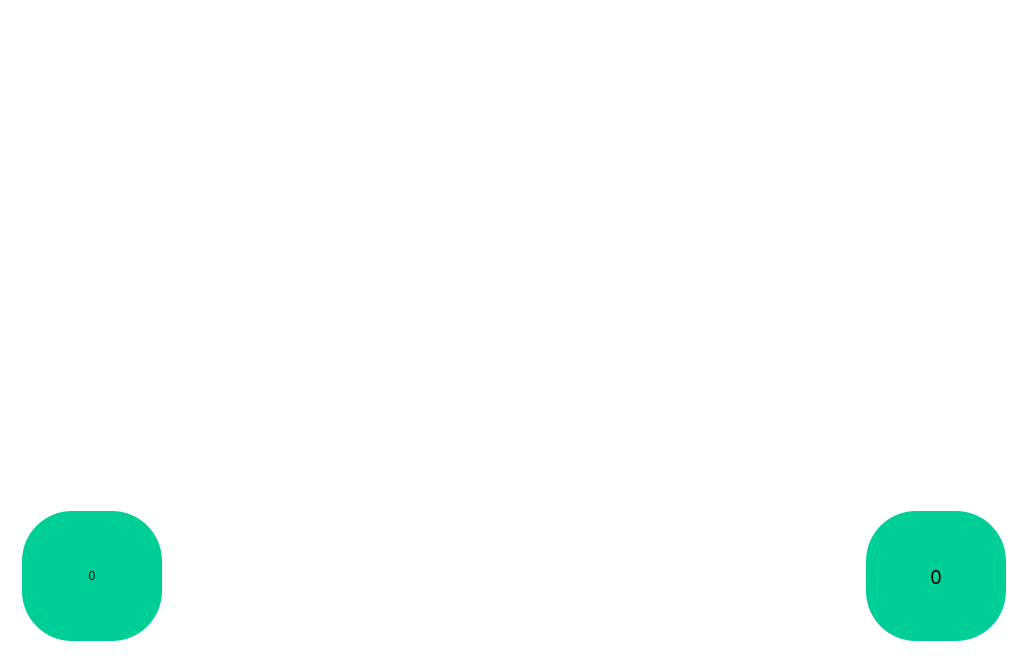
            <widget class="QWidget" name="page_video">
             <property name="styleSheet">
              <string notr="true">background-color: transparent;</string>
             </property>
             <layout class="QHBoxLayout" name="horizontalLayout_16">
              <property name="spacing">
               <number>0</number>
              </property>
              <property name="leftMargin">
               <number>1</number>
              </property>
              <property name="topMargin">
               <number>1</number>
              </property>
              <property name="rightMargin">
               <number>1</number>
              </property>
              <property name="bottomMargin">
               <number>1</number>
              </property>
              <item>
               <widget class="QFrame" name="video_frame">
                <property name="minimumSize">
                 <size>
                  <width>1026</width>
                  <height>661</height>
                 </size>
                </property>
                <property name="styleSheet">
                 <string notr="true">background-color: transparent;</string>
                </property>
                <property name="frameShape">
                 <enum>QFrame::StyledPanel</enum>
                </property>
                <property name="frameShadow">
                 <enum>QFrame::Raised</enum>
                </property>
                <layout class="QGridLayout" name="gridLayout">
                 <property name="leftMargin">
                  <number>0</number>
                 </property>
                 <property name="topMargin">
                  <number>0</number>
                 </property>
                 <property name="rightMargin">
                  <number>0</number>
                 </property>
                 <property name="bottomMargin">
                  <number>0</number>
                 </property>
                 <item row="2" column="0">
                  <widget class="QFrame" name="gauges_frame">
                   <property name="styleSheet">
                    <string notr="true">background-color: transparent;</string>
                   </property>
                   <property name="frameShape">
                    <enum>QFrame::StyledPanel</enum>
                   </property>
                   <property name="frameShadow">
                    <enum>QFrame::Raised</enum>
                   </property>
                   <layout class="QHBoxLayout" name="horizontalLayout_11">
                    <item>
                     <widget class="QFrame" name="left_gauge_frame">
                      <property name="frameShape">
                       <enum>QFrame::StyledPanel</enum>
                      </property>
                      <property name="frameShadow">
                       <enum>QFrame::Raised</enum>
                      </property>
                      <layout class="QVBoxLayout" name="verticalLayout">
                       <item>
                        <widget class="QLabel" name="left_gauge_units_label">
                         <property name="maximumSize">
                          <size>
                           <width>140</width>
                           <height>70</height>
                          </size>
                         </property>
                         <property name="styleSheet">
                          <string notr="true">background-color: rgba(0,0,0,0);
color: white;
font: 87 14pt &quot;Bahnschrift SemiBold SemiConden&quot;;</string>
                         </property>
                         <property name="frameShape">
                          <enum>QFrame::NoFrame</enum>
                         </property>
                         <property name="text">
                          <string>GUI_Text_1</string>
                         </property>
                         <property name="alignment">
                          <set>Qt::AlignCenter</set>
                         </property>
                        </widget>
                       </item>
                       <item>
                        <widget class="QLabel" name="left_gauge_value_label">
                         <property name="minimumSize">
                          <size>
                           <width>140</width>
                           <height>130</height>
                          </size>
                         </property>
                         <property name="maximumSize">
                          <size>
                           <width>140</width>
                           <height>130</height>
                          </size>
                         </property>
                         <property name="layoutDirection">
                          <enum>Qt::LeftToRight</enum>
                         </property>
                         <property name="styleSheet">
                          <string notr="true">background-color:rgb(0, 206, 151);
border-radius: 50%;
font: 87 15pt &quot;Bahnschrift SemiBold SemiConden&quot;;
color: &quot;Black&quot;;</string>
                         </property>
                         <property name="text">
                          <string>0</string>
                         </property>
                         <property name="alignment">
                          <set>Qt::AlignCenter</set>
                         </property>
                        </widget>
                       </item>
                      </layout>
                     </widget>
                    </item>
                    <item>
                     <spacer name="horizontalSpacer_4">
                      <property name="orientation">
                       <enum>Qt::Horizontal</enum>
                      </property>
                      <property name="sizeHint" stdset="0">
                       <size>
                        <width>639</width>
                        <height>20</height>
                       </size>
                      </property>
                     </spacer>
                    </item>
                    <item>
                     <widget class="QFrame" name="right_gauge_frame">
                      <property name="frameShape">
                       <enum>QFrame::StyledPanel</enum>
                      </property>
                      <property name="frameShadow">
                       <enum>QFrame::Raised</enum>
                      </property>
                      <layout class="QVBoxLayout" name="verticalLayout_14">
                       <item>
                        <widget class="QLabel" name="right_gauge_units_label">
                         <property name="maximumSize">
                          <size>
                           <width>140</width>
                           <height>70</height>
                          </size>
                         </property>
                         <property name="styleSheet">
                          <string notr="true">background-color: rgba(0,0,0,0);
color: white;
font: 87 14pt &quot;Bahnschrift SemiBold SemiConden&quot;;</string>
                         </property>
                         <property name="frameShape">
                          <enum>QFrame::NoFrame</enum>
                         </property>
                         <property name="text">
                          <string>GUI_Text_2</string>
                         </property>
                         <property name="alignment">
                          <set>Qt::AlignCenter</set>
                         </property>
                        </widget>
                       </item>
                       <item>
                        <widget class="QLabel" name="right_gauge_value_label">
                         <property name="minimumSize">
                          <size>
                           <width>140</width>
                           <height>130</height>
                          </size>
                         </property>
                         <property name="maximumSize">
                          <size>
                           <width>140</width>
                           <height>130</height>
                          </size>
                         </property>
                         <property name="font">
                          <font>
                           <family>Bahnschrift SemiBold SemiConden</family>
                           <pointsize>15</pointsize>
                           <weight>10</weight>
                           <italic>false</italic>
                           <bold>false</bold>
                          </font>
                         </property>
                         <property name="layoutDirection">
                          <enum>Qt::LeftToRight</enum>
                         </property>
                         <property name="styleSheet">
                          <string notr="true">background-color:rgb(0, 206, 151);
border-radius: 50%;
font: 87 15pt &quot;Bahnschrift SemiBold SemiConden&quot;;
color: &quot;Black&quot;;</string>
                         </property>
                         <property name="text">
                          <string>0</string>
                         </property>
                         <property name="alignment">
                          <set>Qt::AlignCenter</set>
                         </property>
                        </widget>
                       </item>
                      </layout>
                     </widget>
                    </item>
                   </layout>
                  </widget>
                 </item>
                 <item row="1" column="0">
                  <spacer name="verticalSpacer_12">
                   <property name="orientation">
                    <enum>Qt::Vertical</enum>
                   </property>
                   <property name="sizeHint" stdset="0">
                    <size>
                     <width>20</width>
                     <height>447</height>
                    </size>
                   </property>
                  </spacer>
                 </item>
                </layout>
               </widget>
              </item>
             </layout>
            </widget>
